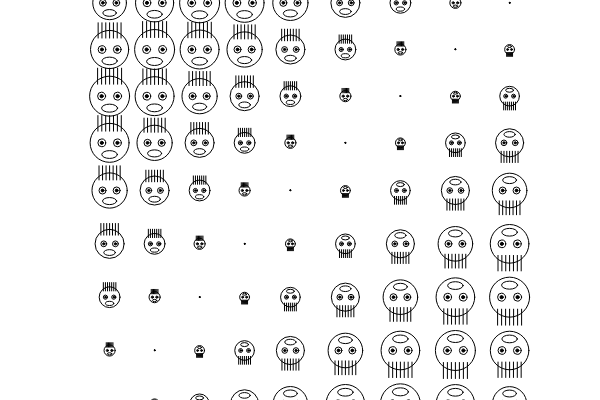
Frame 1 (no input)
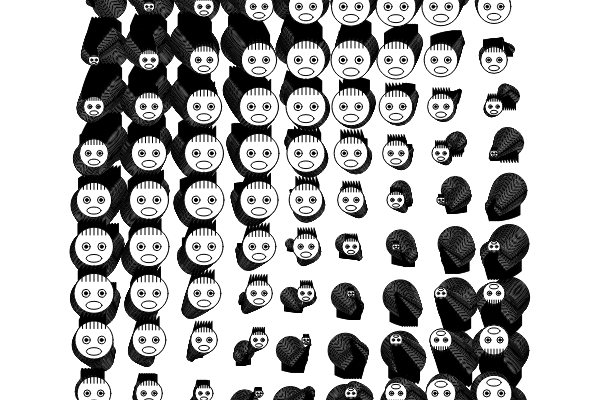
Frame 60 (no input)
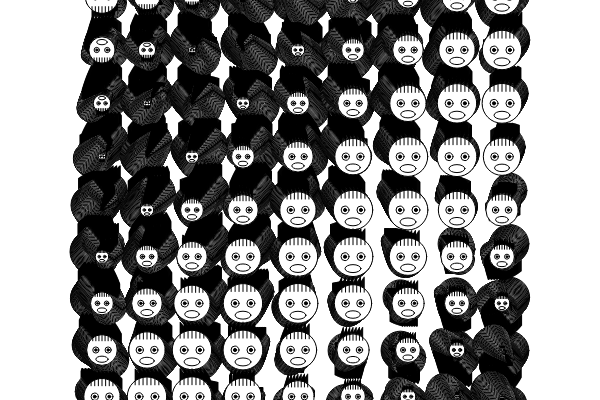
Frame 120 (the mouse pressed at the canvas centre since frame 60)

The p5.js sketch that drew these frames (run headless with seeded random() and noise() and a simulated clock; from frame 60 on, the mouse is pressed at the canvas centre):

// p5.js sketch
// ── sketch.js
// 函数setup() : 准备阶段
function setup() {
	// 创建画布，宽度640像素，高度480像素
	// 画布的坐标系统为，左上角坐标为（0，0），
	// x方向水平向右，y方向垂直向下，单位像素
	createCanvas(600,400);
}

// 函数draw()：作画阶段
function draw() {

	var ctrX = width/2;
	var ctrY = height/2;

	var t = millis()/1000;
	for(x=-200;x<=200;x+=50)
	{
		for(y=-200;y<=200;y+=50)
		{
			var faceX = ctrX + x + 10*p(1.2*t+x/200);
			var faceY = ctrY + y + 10*p(1.5*t+y/300);
			var faceSize = 40*sin(t+x+y);
			drawConfuseFace(
				faceX,faceY,faceSize,0.4,0.2,0.2);
		}
		
	}

	



	
	
	
	
}

function p2(t)
{
	ft = floor(t);

	var section0 = (ft%4==0);
	var section1 = (ft%4==1);
	var section2 = (ft%4==2);
	var section3 = (ft%4==3);
}

function p(t)
{
	ft = floor(t);

	var even = ((ft%2)==0);
	var odd = !even;

	if(even)
	{
		return 2*m(t)-1;
	}
	else
	{
		return -2*m(t)+1;
	}
}

function m(t)
{
	return t - floor(t);
}

// 画懵逼脸
function drawConfuseFace(
	posX, posY,  // 脸部中心位置
	faceSize,  // 脸部尺寸
	scaleMouth,  // 嘴巴尺度比例，相对于脸部尺寸
	scaleLEye,  // 左眼尺度比例， 相对于脸部尺寸
	scaleREye) // 右眼尺度比例， 相对于脸部尺寸
{
	//  -------------- 1 画脸 --------------- 
	fill(255);// 填充白色
	ellipse(posX,posY,faceSize,faceSize);// 圆圈
	
	//  -------------- 2 画眼睛 --------------- 
	// 2.1 计算眼睛相对于脸中心点的偏移量
	var EyeOffsetX = 0.2 * faceSize; // 眼睛横向偏移量为脸部尺寸的0.2倍
	var EyeOffsetY = 0 * faceSize; // 眼睛纵向偏移量为脸部尺寸的0倍

	// 2.2 计算眼睛尺寸
	// 左右眼尺寸
	var LEyeSize = faceSize * scaleLEye; 
	var REyeSize = faceSize * scaleREye;
	// 左右眼珠尺寸
	var LIrisSize = LEyeSize * 0.4;
	var RIrisSize = REyeSize * 0.4;
	
	// 2.2 画出左眼	
	fill(255);// 填充白色
	ellipse(
		posX-EyeOffsetX, // 脸的中心位置向左偏移EyeOffsetX
		posY+EyeOffsetY, // 脸的中心位置向下偏移EyeOffsetY
		LEyeSize,
		LEyeSize);
	
	// 2.3 画出右眼	
	fill(255);// 填充白色
	ellipse(
		posX+EyeOffsetX,
		posY+EyeOffsetY,
		REyeSize,
		REyeSize); 	
	
	// 5 左眼珠
	fill(0);// 填充黑色	
	ellipse(
		posX-EyeOffsetX, // 位置与左眼一样
		posY+EyeOffsetY,
		LIrisSize, // 尺寸则采用比左眼小的尺寸
		LIrisSize);
	
	// 6 右眼珠
	fill(0);// 填充黑色	
	ellipse(
		posX+EyeOffsetX,
		posY+EyeOffsetY,
		RIrisSize,
		RIrisSize);	
	
	//  -------------- 3 画嘴巴 ---------------
	// 3.1 计算嘴巴相对于脸部中心位置的偏移量
	var MouthOffsetX = 0.0;
	var MouthOffsetY = 0.3*faceSize;

	// 3.2 计算嘴巴尺寸
	var MouthWidth = faceSize * scaleMouth;
	var MouthHeight = MouthWidth/2.0;
	
	// 3.3 画出嘴巴
	fill(255); // 填充白色
	ellipse(
		posX + MouthOffsetX,
		posY + MouthOffsetY,
		MouthWidth,
		MouthHeight);	
	
	//  -------------- 4 画头发 --------------- 	
	drawOneHair(posX,posY,faceSize,-0.3);
	drawOneHair(posX,posY,faceSize,-0.2);
	drawOneHair(posX,posY,faceSize,-0.1);
	drawOneHair(posX,posY,faceSize,0);
	drawOneHair(posX,posY,faceSize,0.1);
	drawOneHair(posX,posY,faceSize,0.2);
	drawOneHair(posX,posY,faceSize,0.3);
}

// 绘制一根头发
function drawOneHair(
	faceX,faceY, // 脸的中心位置
	faceSize, // 脸的尺寸
	offsetXOnFaceSize) // 头发X坐标的的偏移量，以脸部尺寸为单位尺寸
{
	// ------------- 1 计算尺寸和位置 ---------//
	// 头发相对脸部中心的Y偏移量
	var HairOffsetY = faceSize * 0.3;	
	// 计算X偏移量
	var offsetX = offsetXOnFaceSize * faceSize;
	// 头发长度
	var HairLength = faceSize * 0.4;

	// --------------- 2 画头发 ---------------//
	line(
		faceX - offsetX,
		faceY - HairOffsetY,
		faceX - offsetX,
		faceY - (HairOffsetY + HairLength) );
}
